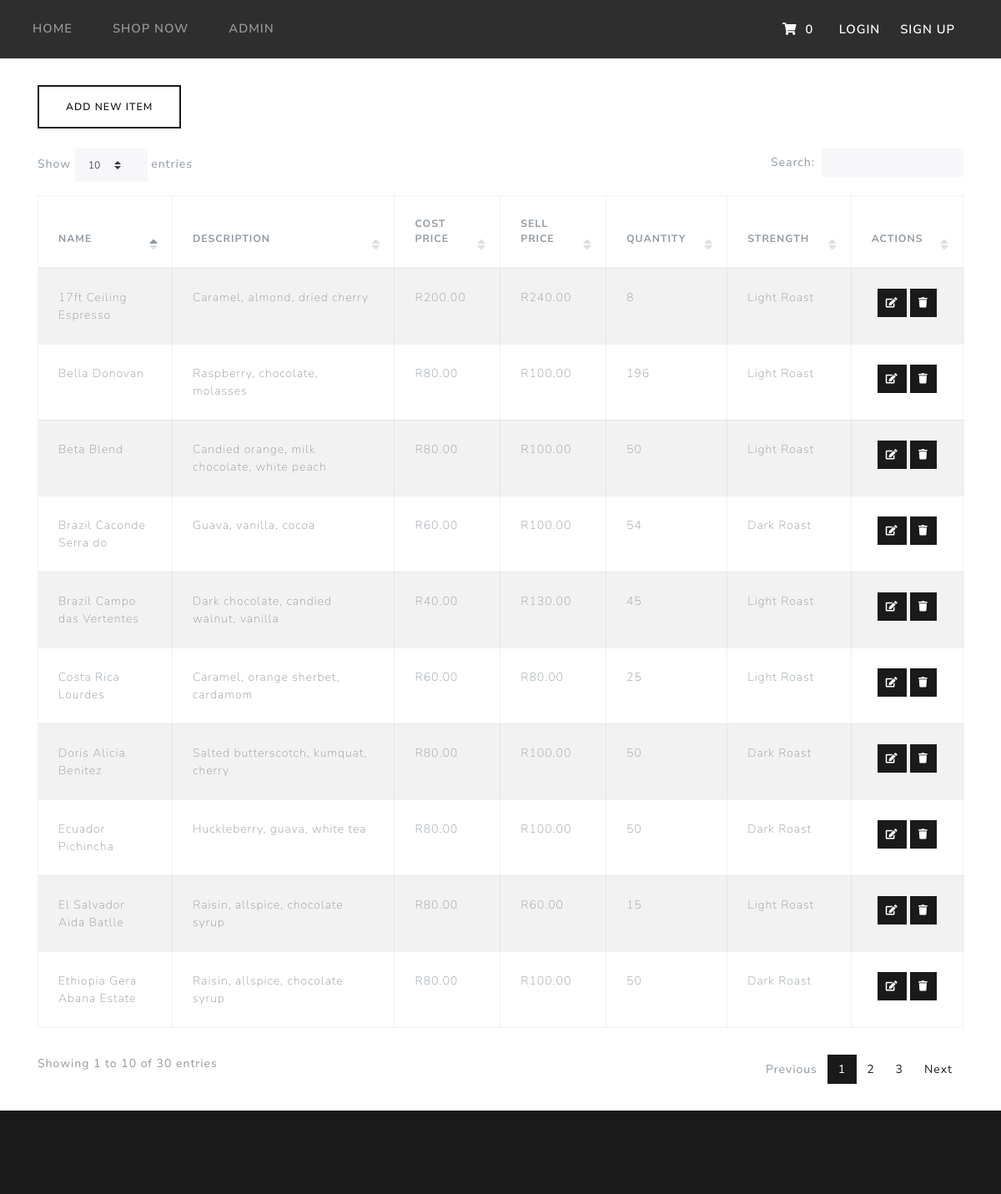
The app's page /admin.php with its own data.
### tables this page shows
CREATE TABLE `tbl_item` (
  `ID` int(11) NOT NULL,
  `Name` text NOT NULL,
  `Description` text NOT NULL,
  `Cost_Price` decimal(15,2) NOT NULL,
  `Quantity` int(11) NOT NULL,
  `Sell_Price` decimal(15,2) NOT NULL,
  `Coffee_Strength_Id` int(11) NOT NULL
);

CREATE TABLE `tbl_coffee_strength` (
  `Id` int(11) NOT NULL,
  `Strength` text NOT NULL
);

### admin.php (the view, shortened to what this page needs)
<?php
if (isset($_SESSION["cart"])) {
    $cart = unserialize($_SESSION["cart"]);
    $cart->processUserInput();
} else {
    $cart = new ShoppingCart;
}
function loadItems($db) {
    $data = array();
    $sql = "SELECT * FROM tbl_item INNER JOIN tbl_coffee_strength c ON c.ID = tbl_Item.Coffee_Strength_ID";
    $result = $db->query($sql);
    while ($row=$result->fetch_assoc()) {
        array_push($data, $row);
    }
    return $data;
}
?>
<!DOCTYPE html>
<html lang="en">
<head>
    <?php include_once("meta.php") ?>
    <link href="css/datatables.min.css" rel="stylesheet" />
</head>
<body>
<?php include_once("header.php"); ?>
<div class="container container-table table-responsive">
    <a href='admin-modify.php' class='btn btn-outline-primary mb-3'>Add New Item</a>
    <table id="table" class="table table-striped table-bordered" cellspacing="0" width="100%">
        <thead>
        <tr>
            <th class="th-sm">Name</th>
            <th class="th-sm">Description</th>
            <th class="th-sm">Cost Price</th>
            <th class="th-sm">Sell Price</th>
            <th class="th-sm">Quantity</th>
            <th class="th-sm">Strength</th>
            <th class="th-sm">Actions</th>
        </tr>
        </thead>
        <tbody>
        <?php
        $db = $cart->getDatabase();
        $items = loadItems($db);
        foreach ($items as $item) {
            echo "<tr>";
            echo "<td>". $item["Name"] ."</td>";
            echo "<td>". $item["Description"] ."</td>";
            echo "<td> R". $item["Cost_Price"] ."</td>";
            echo "<td> R". $item["Sell_Price"] ."</td>";
            echo "<td>". $item["Quantity"] ."</td>";
            echo "<td>". $item["Strength"] ."</td>";
            echo
            "<td class='text-center'>
                    <a href='admin-modify.php?ID={$item['ID']}' class='btn btn-primary btn-table-action'><i class='fas fa-edit'></i></a>
                    <a href='{$_SERVER['SCRIPT_NAME']}?ID={$item['ID']}' class='btn btn-primary btn-table-action'><i class='fas fa-trash'></i></a>
                    </td>";
            echo "</tr>";
        }
        ?>
    </table>
</div>
<?php include_once("footer.php"); ?>
</body>
</html>

### css/main.css (style rules this page uses)
body { overflow-x: hidden; -webkit-font-smoothing: antialiased; }
.container-table { margin-top: 2rem; }
.btn-table-action { padding: 5px 10px; }

### records on screen
tbl_item: Name "Bella Donovan", Description "Raspberry, chocolate, molasses", Cost_Price "80.00", Sell_Price "100.00", Quantity "196", Coffee_Strength_Id.Strength "Light Roast"
tbl_item: Name "Beta Blend", Description "Candied orange, milk chocolate, white peach", Cost_Price "80.00", Sell_Price "100.00", Quantity "50", Coffee_Strength_Id.Strength "Light Roast"
tbl_item: Name "Ecuador Pichincha", Description "Huckleberry, guava, white tea", Cost_Price "80.00", Sell_Price "100.00", Quantity "50", Coffee_Strength_Id.Strength "Dark Roast"
tbl_item: Name "Ethiopia Gera Abana Estate", Description "Raisin, allspice, chocolate syrup", Cost_Price "80.00", Sell_Price "100.00", Quantity "50", Coffee_Strength_Id.Strength "Dark Roast"
tbl_item: Name "Doris Alicia Benitez", Description "Salted butterscotch, kumquat, cherry", Cost_Price "80.00", Sell_Price "100.00", Quantity "50", Coffee_Strength_Id.Strength "Dark Roast"
tbl_item: Name "Costa Rica Lourdes", Description "Caramel, orange sherbet, cardamom", Cost_Price "60.00", Sell_Price "80.00", Quantity "25", Coffee_Strength_Id.Strength "Light Roast"
tbl_item: Name "Brazil Caconde Serra do", Description "Guava, vanilla, cocoa", Cost_Price "60.00", Sell_Price "100.00", Quantity "54", Coffee_Strength_Id.Strength "Dark Roast"
tbl_item: Name "El Salvador Aida Batlle", Description "Raisin, allspice, chocolate syrup", Cost_Price "80.00", Sell_Price "60.00", Quantity "15", Coffee_Strength_Id.Strength "Light Roast"
tbl_item: Name "17ft Ceiling Espresso", Description "Caramel, almond, dried cherry", Cost_Price "200.00", Sell_Price "240.00", Quantity "8", Coffee_Strength_Id.Strength "Light Roast"
tbl_item: Name "Brazil Campo das Vertentes", Description "Dark chocolate, candied walnut, vanilla", Cost_Price "40.00", Sell_Price "130.00", Quantity "45", Coffee_Strength_Id.Strength "Light Roast"

### other values on screen
$cartCount "0"
